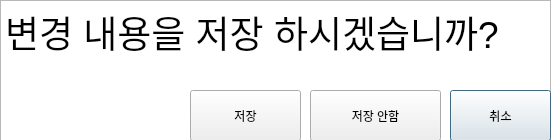
<?xml version="1.0" encoding="UTF-8"?>
<ui version="4.0">
 <class>Dialog</class>
 <widget class="QDialog" name="Dialog">
  <property name="geometry">
   <rect>
    <x>0</x>
    <y>0</y>
    <width>551</width>
    <height>140</height>
   </rect>
  </property>
  <property name="windowTitle">
   <string>Dialog</string>
  </property>
  <widget class="QTextEdit" name="textEdit">
   <property name="geometry">
    <rect>
     <x>0</x>
     <y>0</y>
     <width>551</width>
     <height>141</height>
    </rect>
   </property>
   <property name="html">
    <string>&lt;!DOCTYPE HTML PUBLIC &quot;-//W3C//DTD HTML 4.0//EN&quot; &quot;http://www.w3.org/TR/REC-html40/strict.dtd&quot;&gt;
&lt;html&gt;&lt;head&gt;&lt;meta name=&quot;qrichtext&quot; content=&quot;1&quot; /&gt;&lt;style type=&quot;text/css&quot;&gt;
p, li { white-space: pre-wrap; }
&lt;/style&gt;&lt;/head&gt;&lt;body style=&quot; font-family:'Gulim'; font-size:9pt; font-weight:400; font-style:normal;&quot;&gt;
&lt;p style=&quot; margin-top:0px; margin-bottom:0px; margin-left:0px; margin-right:0px; -qt-block-indent:0; text-indent:0px;&quot;&gt;&lt;span style=&quot; font-size:28pt;&quot;&gt;변경 내용을 저장 하시겠습니까?&lt;/span&gt;&lt;/p&gt;&lt;/body&gt;&lt;/html&gt;</string>
   </property>
  </widget>
  <widget class="QPushButton" name="pushButton_cancle">
   <property name="geometry">
    <rect>
     <x>450</x>
     <y>90</y>
     <width>101</width>
     <height>51</height>
    </rect>
   </property>
   <property name="text">
    <string>취소</string>
   </property>
  </widget>
  <widget class="QPushButton" name="pushButton_saveno">
   <property name="geometry">
    <rect>
     <x>310</x>
     <y>90</y>
     <width>131</width>
     <height>51</height>
    </rect>
   </property>
   <property name="text">
    <string>저장 안함</string>
   </property>
  </widget>
  <widget class="QPushButton" name="pushButton_save">
   <property name="geometry">
    <rect>
     <x>190</x>
     <y>90</y>
     <width>111</width>
     <height>51</height>
    </rect>
   </property>
   <property name="text">
    <string>저장</string>
   </property>
  </widget>
 </widget>
 <resources/>
 <connections/>
</ui>
